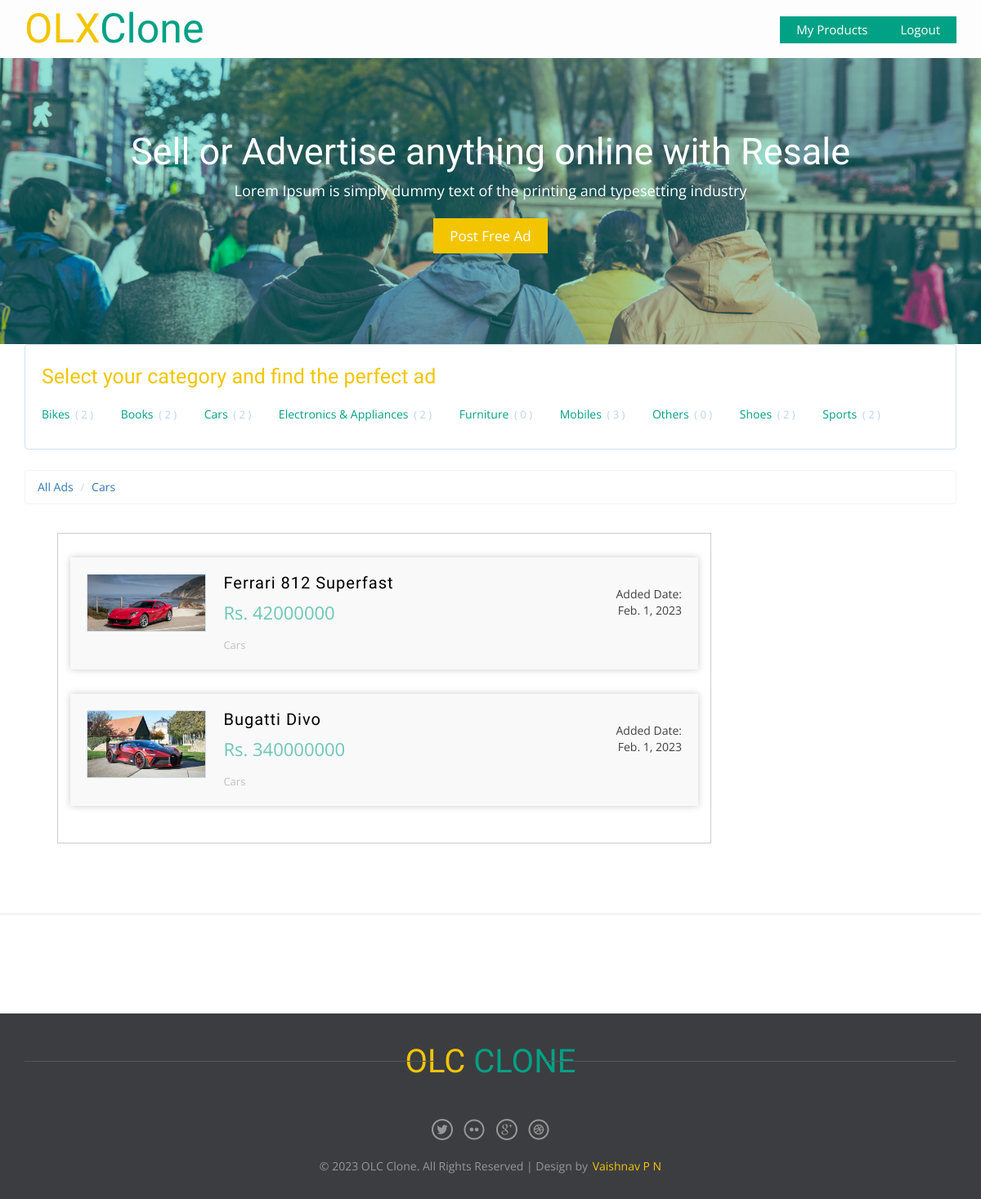
/list/cars (signed in), run on the app's committed database.
### products/models.py (models this page shows, shortened)
class Category(models.Model):
    category_name = models.CharField(max_length=50)
    slug = models.SlugField(blank=True, null=True)
    class Meta:
        verbose_name = 'category'
        verbose_name_plural = 'categories'
    def __str__(self):
        return self.category_name

class Products(models.Model):
    name = models.CharField(max_length=100)
    owner = models.ForeignKey(User, on_delete=models.CASCADE)
    description = models.CharField(max_length=300)
    price = models.PositiveIntegerField()
    created_date = models.DateField(auto_now_add=True)
    category = models.ForeignKey('Category', on_delete=models.SET_NULL, null=True)
    image = models.ImageField(upload_to='product_main_image', blank=True, null=True)
    slug = models.SlugField(blank=True, null=True)

### products/views.py (the view)
    def wrapper(request, *args, **kwargs):
        if not request.user.is_authenticated:
            messages.error(request, 'you must login')
            return redirect('signin')
        else:
            return fn(request, *args, **kwargs)

### products/views.py (called while the page is built)
def signin_requrird(fn):
    def wrapper(request, *args, **kwargs):
        if not request.user.is_authenticated:
            messages.error(request, 'you must login')
            return redirect('signin')
        else:
            return fn(request, *args, **kwargs)
    return wrapper

@signin_requrird
def productlist(request, category_slug=None):
    category = None
    productlist = Products.objects.all()
    catagorylist = Category.objects.annotate(total_products=Count('products'))
    if category_slug:
        category = Category.objects.get(slug=category_slug)
        productlist = Products.objects.filter(category=category)
    template = 'product_list.html'
    context = {'products': productlist, 'catagory_list': catagorylist, 'category': category}
    return render(request, template, context)

### products/templates/product_list.html (shortened to what this page needs)
{% extends 'base.html' %}
{% block body %}
	<div class="total-ads main-grid-border">
		<div class="container">
			<div class="all-categories">
				<h3> Select your category and find the perfect ad</h3>
				<ul class="all-cat-list">
                    {% for catagory in catagory_list %}
                        <li><a href="{% url 'list_category' catagory.slug %}">{{ catagory }} <span class="num-of-ads">( {{ catagory.total_products}} )</span></a></li>
                    {% endfor %}
				</ul>
			</div>
			<ol class="breadcrumb" style="margin-bottom: 5px;">
                <li class="active"><a href="{% url 'list' %}">All Ads</a></li>
                {% if category %}
                    <li class="active"><a href="{% url 'list' %}">{{ category}}</a></li>
                {% endif %}
			</ol>
			<div class="ads-grid">
				<div class="ads-display col-md-9">
					<div class="wrapper">
					<div class="bs-example bs-example-tabs" role="tabpanel" data-example-id="togglable-tabs">
					  <div id="myTabContent" class="tab-content">
						<div role="tabpanel" class="tab-pane fade in active" id="home" aria-labelledby="home-tab">
						   <div>
												<div id="container">
							<ul class="list">
                                {% for product in products %}
								<a href="{% url 'detail' product.slug %}">
									<li>
                                        {% if product.image %}
                                            <img src="{{ product.image.url}}" title="" alt="" />
                                        {% else %}
                                            <img src="images/m1.jpg" title="" alt="" />
                                        {% endif %}
									<section class="list-left">
									<h5 class="title">{{ product.name }}</h5>
									<span class="adprice">Rs. {{ product.price }}</span>
									<p class="catpath">{{ product.category}}</p>
									</section>
									<section class="list-right">
									<span class="date">Added Date: {{ product.created_date}}</span>
									</section>
									<div class="clearfix"></div>
									</li>
								</a>
                                {% endfor %}
							</ul>
						</div>
							</div>
						</div>
					  </div>
					</div>
				</div>
				</div>
				<div class="clearfix"></div>
			</div>
		</div>
	</div>
{% endblock body %}

### data on the page
Category: category_name "Bikes", total_products "2"
Category: category_name "Books", total_products "2"
Category: category_name "Cars", total_products "2"
Category: category_name "Electronics & Appliances", total_products "2"
Category: category_name "Furniture", total_products "0"
Category: category_name "Mobiles", total_products "3"
Category: category_name "Others", total_products "0"
Category: category_name "Shoes", total_products "2"
Category: category_name "Sports", total_products "2"
Products: image (picture), name "Ferrari 812 Superfast", price "42000000", category "Cars", created_date "Feb. 1, 2023"
Products: image (picture), name "Bugatti Divo", price "340000000", category "Cars", created_date "Feb. 1, 2023"
